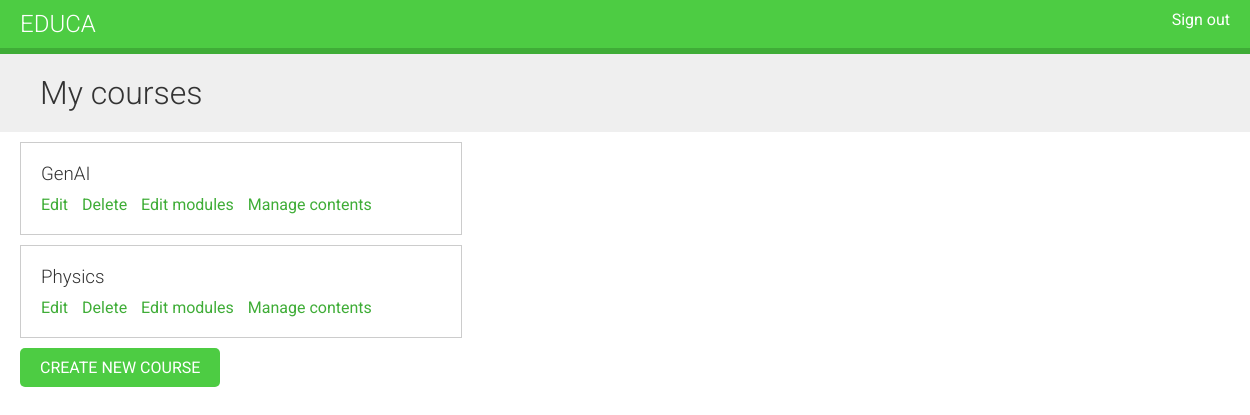
Page /course/mine/ (signed in) on the earlier database version.
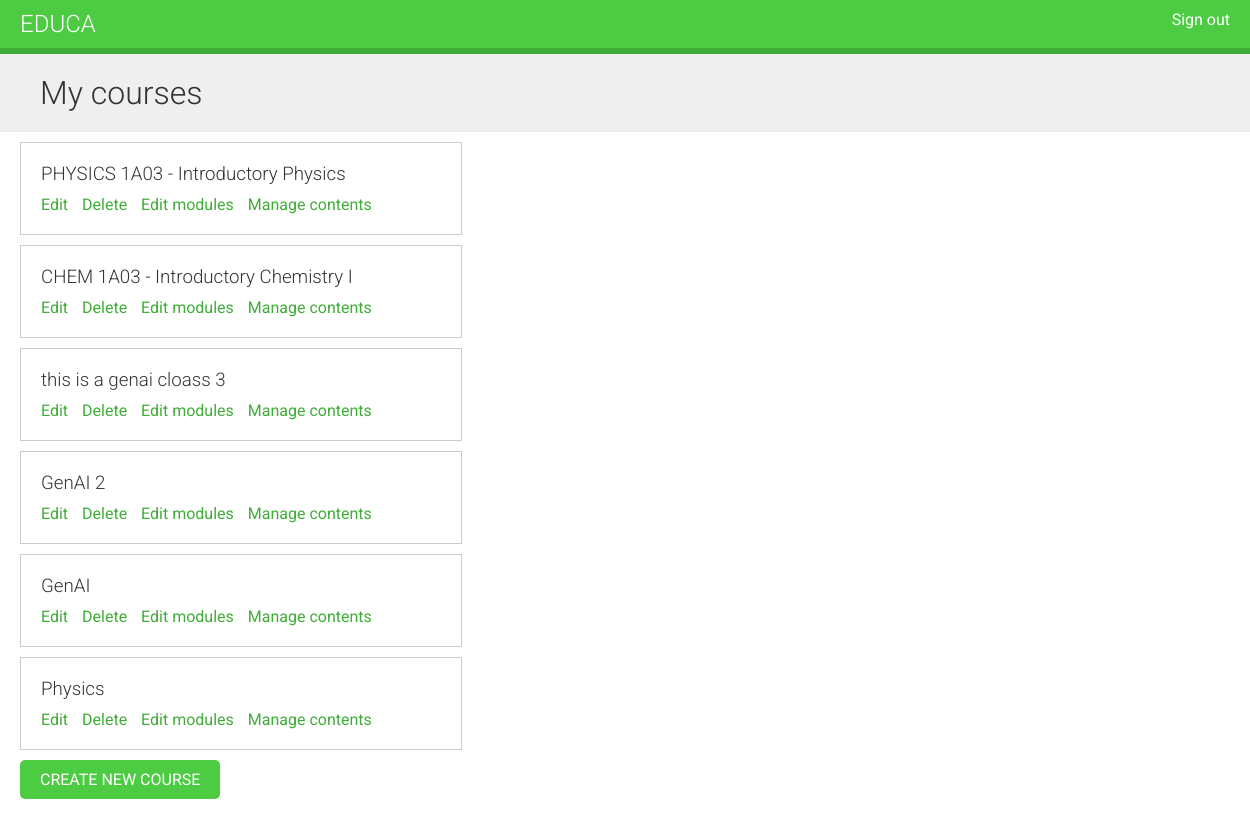
Same page on the later database version.
### courses/models.py (models this page shows, shortened)
class Course(models.Model):
    owner = models.ForeignKey(User,
                              related_name='courses_created',
                              on_delete=models.CASCADE)
    subject = models.ForeignKey(Subject,
                                related_name='courses',
                                on_delete=models.CASCADE)
    title = models.CharField(max_length=200)
    slug = models.SlugField(max_length=200, unique=True)
    overview = models.TextField()
    created = models.DateTimeField(auto_now_add=True)
    students = models.ManyToManyField(User,
                                      related_name='courses_joined',
                                      blank=True)
    class Meta:
        ordering = ['-created']

### courses/views.py (the view, shortened to what this page needs)
class ManageCourseListView(ListView):
    model = Course
    template_name = 'courses/manage/course/list.html'

### courses/views.py (called while the page is built)
    def get_queryset(self):
        qs = super().get_queryset()
        return qs.filter(owner=self.request.user)

### courses/templates/courses/manage/course/list.html (shortened to what this page needs)
{% extends "base.html" %}
{% block content %}
  <h1>My courses</h1>
  <div class="module">
    {% for course in object_list %}
      <div class="course-info">
        <h3>{{ course.title }}</h3>
        <p>
          <a href="{% url "course_edit" course.id %}">Edit</a>
          <a href="{% url "course_delete" course.id %}">Delete</a>
          <a href="{% url "course_module_update" course.id %}">Edit modules</a>
          {% if course.modules.count > 0 %}
            <a href="{% url "module_content_list" course.modules.first.id %}">
            Manage contents</a>
          {% endif %}
        </p>
      </div>
    {% empty %}
      <p>You haven't created any courses yet.</p>
    {% endfor %}
    <p>
      <a href="{% url "course_create" %}" class="button">Create new course</a>
    </p>
  </div>
{% endblock %}

Differences in the rows shown:
added Course: title "PHYSICS 1A03 - Introductory Physics", shows "Manage contents"
added Course: title "CHEM 1A03 - Introductory Chemistry I", shows "Manage contents"
added Course: title "this is a genai cloass 3", shows "Manage contents"
added Course: title "GenAI 2", shows "Manage contents"
